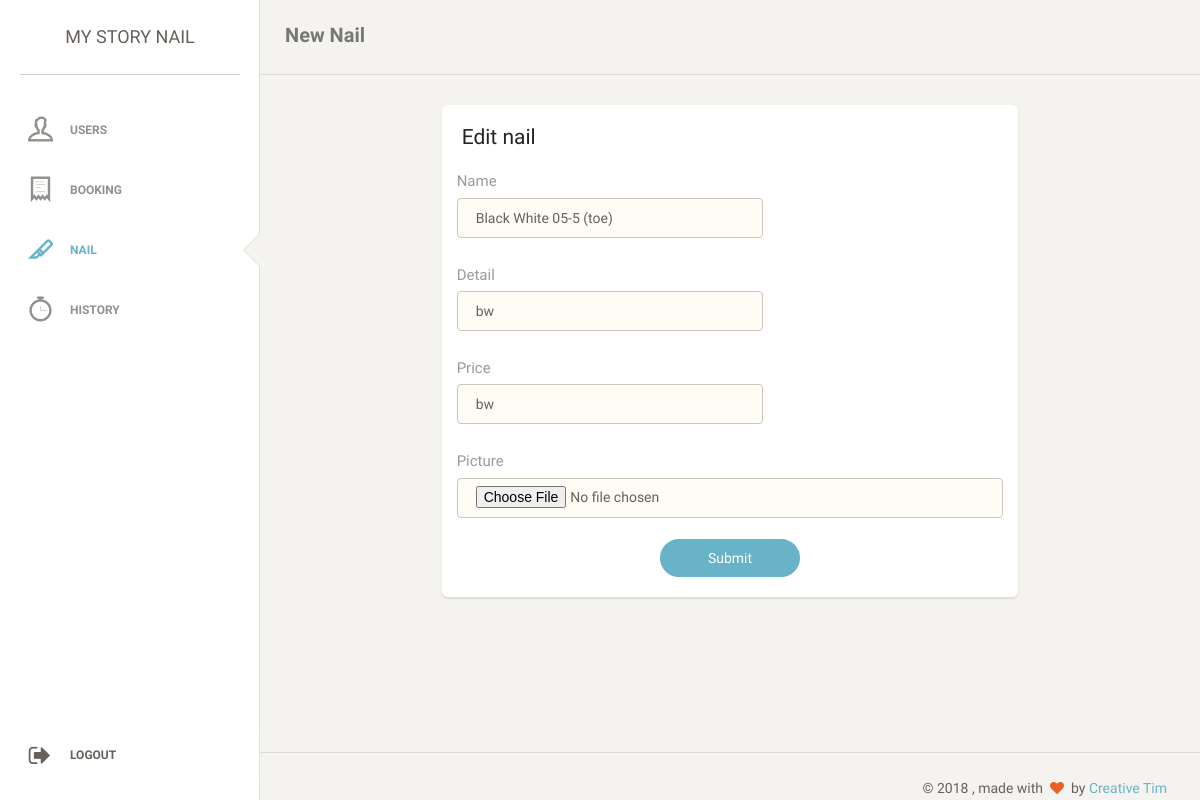
The page /admin/nail-list-edit.php?id=150 on the database its author committed.
### tables this page shows
CREATE TABLE `nail_lists` (
  `id` int(10) UNSIGNED NOT NULL,
  `name` varchar(45) DEFAULT NULL,
  `detail` varchar(45) DEFAULT NULL,
  `type` varchar(45) DEFAULT NULL,
  `price` int(11) DEFAULT NULL,
  `pic` varchar(255) DEFAULT NULL,
  `qty_set` int(11) DEFAULT NULL,
  `collection_id` int(10) UNSIGNED DEFAULT NULL,
  `nail_group_id` int(10) UNSIGNED DEFAULT NULL,
  `nail_type_id` int(10) UNSIGNED DEFAULT NULL
);

### admin/nail-list-edit.php (the view, shortened to what this page needs)
<?php
include '../mysql_connection.php';
$id = $_GET['id'];
$sql_nail = "SELECT * FROM `nail_lists` WHERE id = $id";
$result_nail = $mysqli->query($sql_nail);
$row = $result_nail->fetch_assoc();
?>
<!doctype html>
<html lang="en">
<head>
    <?php include 'header.php'; ?>
</head>
<body>
<div class="wrapper">
    <div class="sidebar" data-background-color="white" data-active-color="info">
        <?php include 'sidebar.php'; ?>
    </div>
    <div class="main-panel">
        <nav class="navbar navbar-default">
            <div class="container-fluid">
                <div class="navbar-header">
                    <a class="navbar-brand" href="#">New Nail</a>
                </div>
            </div>
        </nav>
        <div class="content">
            <div class="container-fluid">
                <div class="row">
                    <div class="col-lg-2 col-md-3"></div>
                    <div class="col-lg-8 col-md-7">
                        <div class="card">
                            <div class="header">
                                <h4 class="title">Edit nail</h4>
                            </div>
                            <div class="content">
                                <form action="nail-list-edit-post.php?id=<?php echo $id ?>" method="post" enctype="multipart/form-data">
                                    <div class="row">
                                        <div class="col-md-7">
                                            <div class="form-group">
                                                <label>Name</label>
                                                <input type="text" name="name" class="form-control border-input"
                                                placeholder="Name" value="<?php echo $row['name']?>">
                                            </div>
                                        </div>
                                    </div>
                                    <div class="row">
                                        <div class="col-md-7">
                                            <div class="form-group">
                                                <label>Detail</label>
                                                <input type="text" name="detail" class="form-control border-input"
                                                placeholder="Detail" value="<?php echo $row['detail']?>">
                                            </div>
                                        </div>
                                    </div>
                                    <div class="row">
                                        <div class="col-md-7">
                                            <div class="form-group">
                                                <label>Price</label>
                                                <input type="text" name="price" class="form-control border-input"
                                                placeholder="Price" value="<?php echo $row['detail']?>">
                                            </div>
                                        </div>
                                    </div>
                                    <div class="row">
                                        <div class="col-md-12">
                                            <div class="form-group">
                                                <label>Picture</label>
                                                <input type="file" name="pic" class="form-control border-input"
                                                placeholder="" value="">
                                            </div>
                                        </div>
                                    </div>
                                    <div class="text-center">
                                        <button type="submit" class="btn btn-info btn-fill btn-wd">Submit</button>
                                    </div>
                                </form>
                            </div>
                        </div>
                    </div>
                </div>
            </div>
        </div>
        <footer class="footer">
            <?php include 'footer.php'; ?>
        </footer>
    </div>
</div>
</body>
</html>

### rows shown on the page
nail_lists: name "Black White 05-5 (toe)", detail "bw", price "bw"
